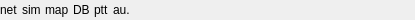
<?xml version="1.0" encoding="UTF-8"?>
<ui version="4.0">
 <class>CInfoBarStatusComponent</class>
 <widget class="QFrame" name="CInfoBarStatusComponent">
  <property name="geometry">
   <rect>
    <x>0</x>
    <y>0</y>
    <width>415</width>
    <height>20</height>
   </rect>
  </property>
  <property name="windowTitle">
   <string>Info status bar</string>
  </property>
  <property name="windowIcon">
   <iconset resource="../../blackmisc/blackmisc.qrc">
    <normaloff>:/own/icons/own/swift/swift24.png</normaloff>:/own/icons/own/swift/swift24.png</iconset>
  </property>
  <property name="frameShape">
   <enum>QFrame::NoFrame</enum>
  </property>
  <property name="frameShadow">
   <enum>QFrame::Plain</enum>
  </property>
  <property name="lineWidth">
   <number>0</number>
  </property>
  <layout class="QHBoxLayout" name="hl_InfoBarStatus">
   <property name="spacing">
    <number>2</number>
   </property>
   <property name="leftMargin">
    <number>0</number>
   </property>
   <property name="topMargin">
    <number>0</number>
   </property>
   <property name="rightMargin">
    <number>0</number>
   </property>
   <property name="bottomMargin">
    <number>0</number>
   </property>
   <item>
    <widget class="QLabel" name="lbl_Network">
     <property name="sizePolicy">
      <sizepolicy hsizetype="Preferred" vsizetype="Preferred">
       <horstretch>0</horstretch>
       <verstretch>0</verstretch>
      </sizepolicy>
     </property>
     <property name="toolTip">
      <string>Network</string>
     </property>
     <property name="text">
      <string>net</string>
     </property>
    </widget>
   </item>
   <item>
    <widget class="BlackGui::CLedWidget" name="led_Network" native="true"/>
   </item>
   <item>
    <widget class="QLabel" name="lbl_Simulator">
     <property name="sizePolicy">
      <sizepolicy hsizetype="Preferred" vsizetype="Preferred">
       <horstretch>0</horstretch>
       <verstretch>0</verstretch>
      </sizepolicy>
     </property>
     <property name="toolTip">
      <string>Simulator</string>
     </property>
     <property name="text">
      <string>sim</string>
     </property>
    </widget>
   </item>
   <item>
    <widget class="BlackGui::CLedWidget" name="led_Simulator" native="true">
     <property name="sizePolicy">
      <sizepolicy hsizetype="Preferred" vsizetype="Preferred">
       <horstretch>0</horstretch>
       <verstretch>0</verstretch>
      </sizepolicy>
     </property>
    </widget>
   </item>
   <item>
    <widget class="QLabel" name="lb_MapperReady">
     <property name="toolTip">
      <string>Mappings ready</string>
     </property>
     <property name="text">
      <string>map</string>
     </property>
    </widget>
   </item>
   <item>
    <widget class="BlackGui::CLedWidget" name="led_MapperReady" native="true"/>
   </item>
   <item>
    <widget class="QLabel" name="lbl_DBus">
     <property name="sizePolicy">
      <sizepolicy hsizetype="Preferred" vsizetype="Preferred">
       <horstretch>0</horstretch>
       <verstretch>0</verstretch>
      </sizepolicy>
     </property>
     <property name="text">
      <string>DB</string>
     </property>
    </widget>
   </item>
   <item>
    <widget class="BlackGui::CLedWidget" name="led_DBus" native="true">
     <property name="sizePolicy">
      <sizepolicy hsizetype="Preferred" vsizetype="Preferred">
       <horstretch>0</horstretch>
       <verstretch>0</verstretch>
      </sizepolicy>
     </property>
    </widget>
   </item>
   <item>
    <widget class="QLabel" name="lbl_Ptt">
     <property name="sizePolicy">
      <sizepolicy hsizetype="Preferred" vsizetype="Preferred">
       <horstretch>0</horstretch>
       <verstretch>0</verstretch>
      </sizepolicy>
     </property>
     <property name="toolTip">
      <string>Push to talk</string>
     </property>
     <property name="text">
      <string>ptt</string>
     </property>
    </widget>
   </item>
   <item>
    <widget class="BlackGui::CLedWidget" name="led_Ptt" native="true"/>
   </item>
   <item>
    <widget class="QLabel" name="lbl_Audio">
     <property name="toolTip">
      <string>Audio</string>
     </property>
     <property name="lineWidth">
      <number>0</number>
     </property>
     <property name="text">
      <string>au.</string>
     </property>
     <property name="margin">
      <number>0</number>
     </property>
    </widget>
   </item>
   <item>
    <widget class="BlackGui::CLedWidget" name="led_Audio" native="true"/>
   </item>
   <item>
    <spacer name="hs_InfoStatusBar">
     <property name="orientation">
      <enum>Qt::Horizontal</enum>
     </property>
     <property name="sizeHint" stdset="0">
      <size>
       <width>239</width>
       <height>20</height>
      </size>
     </property>
    </spacer>
   </item>
  </layout>
 </widget>
 <customwidgets>
  <customwidget>
   <class>BlackGui::CLedWidget</class>
   <extends>QWidget</extends>
   <header>blackgui/led.h</header>
   <container>1</container>
  </customwidget>
 </customwidgets>
 <resources>
  <include location="../../blackmisc/blackmisc.qrc"/>
 </resources>
 <connections/>
</ui>
